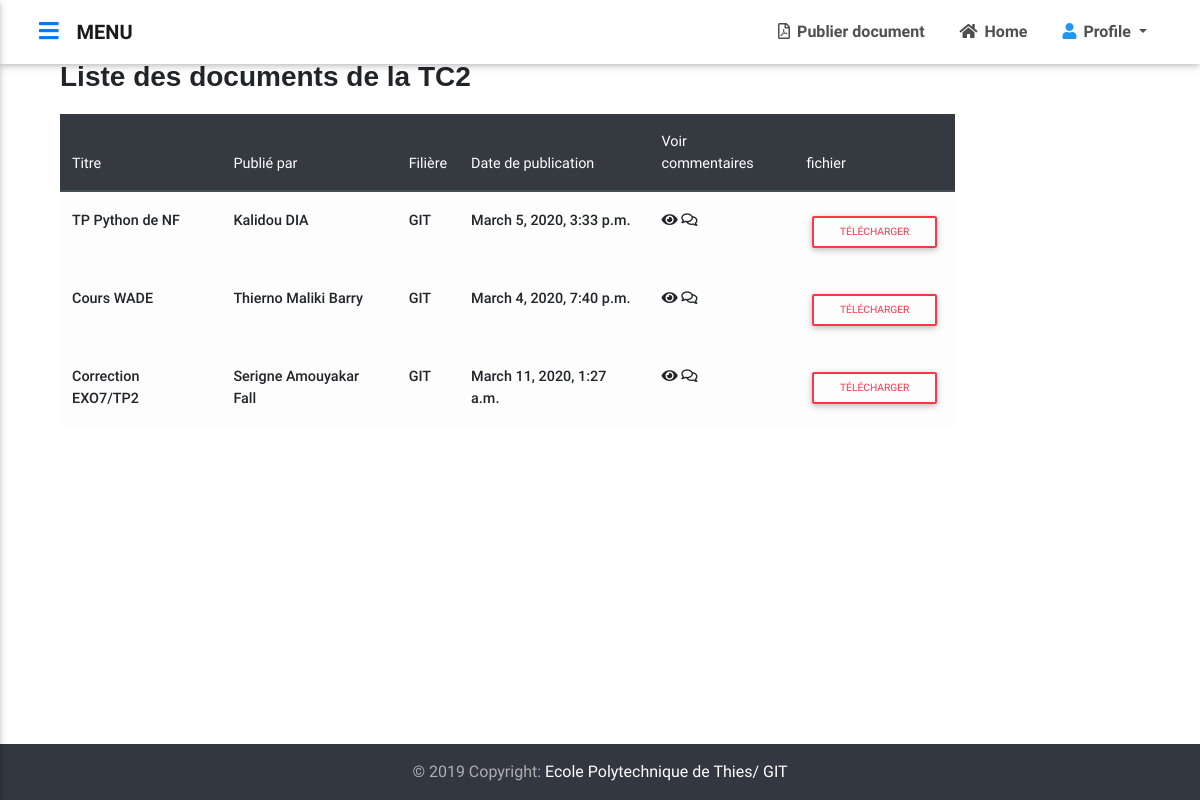
/compte/classe/tc2/ (signed in), run on the app's committed database.
### ged_app/models.py (models this page shows, shortened)
class Document(models.Model):
    LISTE_GENIE = (
        ('GIT','Génie Informatique et Télécommunications'),
        ('Génie Civil','Génie Civil'),
        ('Génie Electromécanique','Génie Electro-Mécanique'),
        ('Tronc Commun', 'Tronc Commun')
    )
    LISTE_CLASSE = (
        ('TC1', 'TC1'),
        ('TC2','TC2'),
        ('DIC1','DIC1'),
        ('DIC2','DIC2'),
        ('DIC3','DIC3')
    )
    author = models.ForeignKey(Eleve, on_delete=models.CASCADE, null = True)
    titre = models.CharField(max_length=100, null = True)
    fichier = models.FileField(upload_to='media/', null= True, blank=True)
    text = models.TextField(max_length=1000, null=True, blank=True)
    classe_doc = models.CharField(max_length=50 , null =True ,  choices = LISTE_CLASSE)
    genie_doc = models.CharField(max_length=100, null = True, choices = LISTE_GENIE)
    date = models.DateTimeField(auto_now=True, auto_now_add=False)

class Eleve(models.Model):
    LISTE_CLASSE = (
        ('TC1', 'TC1'),
        ('TC2','TC2'),
        ('DIC1','DIC1'),
        ('DIC2','DIC2'),
        ('DIC3','DIC3')
    )
    LISTE_GENIE = (
        ('GIT','Génie Informatique et Télécommunications'),
        ('Génie Civil','Génie Civil'),
        ('Génie Electromécanique','Génie Electro-Mécanique'),
        ('Tronc Commun', 'Tronc Commun')
    )
    user = models.OneToOneField(User,null = True, blank=True,on_delete=models.CASCADE)
    name = models.CharField( max_length=150, null=True)
    age = models.IntegerField(null=True)
    sexe = models.CharField(max_length=80, choices = [('Homme', 'Homme' ), ('Femme', 'Femme')], null=True)
    classe = models.CharField(max_length=50 , null =True ,  choices = LISTE_CLASSE)
    genie = models.CharField(max_length=100, null = True, choices = LISTE_GENIE)
    photo_profile = models.ImageField(default ="user-default.png",null = True, blank = True )
    def __str__(self):
        if self.name != None:
            return self.name
        else:
            return "%% No name %%"

### ged_app/views.py (the view)
# urls.py: path('compte/classe/tc2/', views.doc_tc2, name='tc2'),
@login_required(login_url='connecter')
def doc_tc2(request):
    doc = Document.objects.filter(classe_doc = "TC2")
    context = {'docs' : doc}
    return render (request, 'ged_app/classe/doc_tc2.html', context)

### ged_app/templates/ged_app/classe/doc_tc2.html (shortened to what this page needs)
{% extends '../main.html' %}
{% block content %}
<body  class="homepage-v1 hidden-sn dark-skin animated">
<section>
    <h3>Liste des documents de la TC2</h3>
<div class="row" id="pos">
    <div class="col-lg-10 col-md-20 pb-lg-5 mb-4">
    <table class="table table-striped ">
      <thead class="thead-dark">
        <tr>
          <th>Titre</th>
          <th>Publié par</th>
          <th>Filière</th>
          <th>Date de publication</th>
          <th>Voir commentaires</th>
          <th>fichier</th>
        </tr>
      </thead>
      {% for doc in docs %}
        <tr class="table-light">
          <td>{{doc.titre}}</td>
          <td>{{doc.author}}</td>
          <td>{{doc.genie_doc}}</td>
          <td>{{doc.date}}</td>
          <td><a  href="{% url 'comments' pk=doc.pk %}"  > <i class="fas fa-eye"></i> <i class="far fa-comments"></i></a></td>
          <td><a  href="{{ doc.fichier.url }}" target="_blank" ><span class="btn btn-outline-danger  btn-sm ">Télécharger</span></a></td>
        </tr>
      {% endfor %}
    </table>
    </div>
  </div>
</section>
</body>
{% endblock %}

### ged_app/templates/ged_app/classe/doc_tc2.html (style rules this page uses)
section { margin:5%; }
h3 { font-weight: bold; margin-bottom : 20px; font-family: 'Franklin Gothic Medium', 'Arial Narrow', 'Arial', 'sans-serif'; }
tr td { font-weight: 500; }

### data on the page
Document: titre "TP Python de NF", author "Kalidou DIA", genie_doc "GIT", date "March 5, 2020, 3:33 p.m."
Document: titre "Cours WADE", author "Thierno Maliki Barry", genie_doc "GIT", date "March 4, 2020, 7:40 p.m."
Document: titre "Correction EXO7/TP2", author "Serigne Amouyakar Fall", genie_doc "GIT", date "March 11, 2020, 1:27 a.m."
